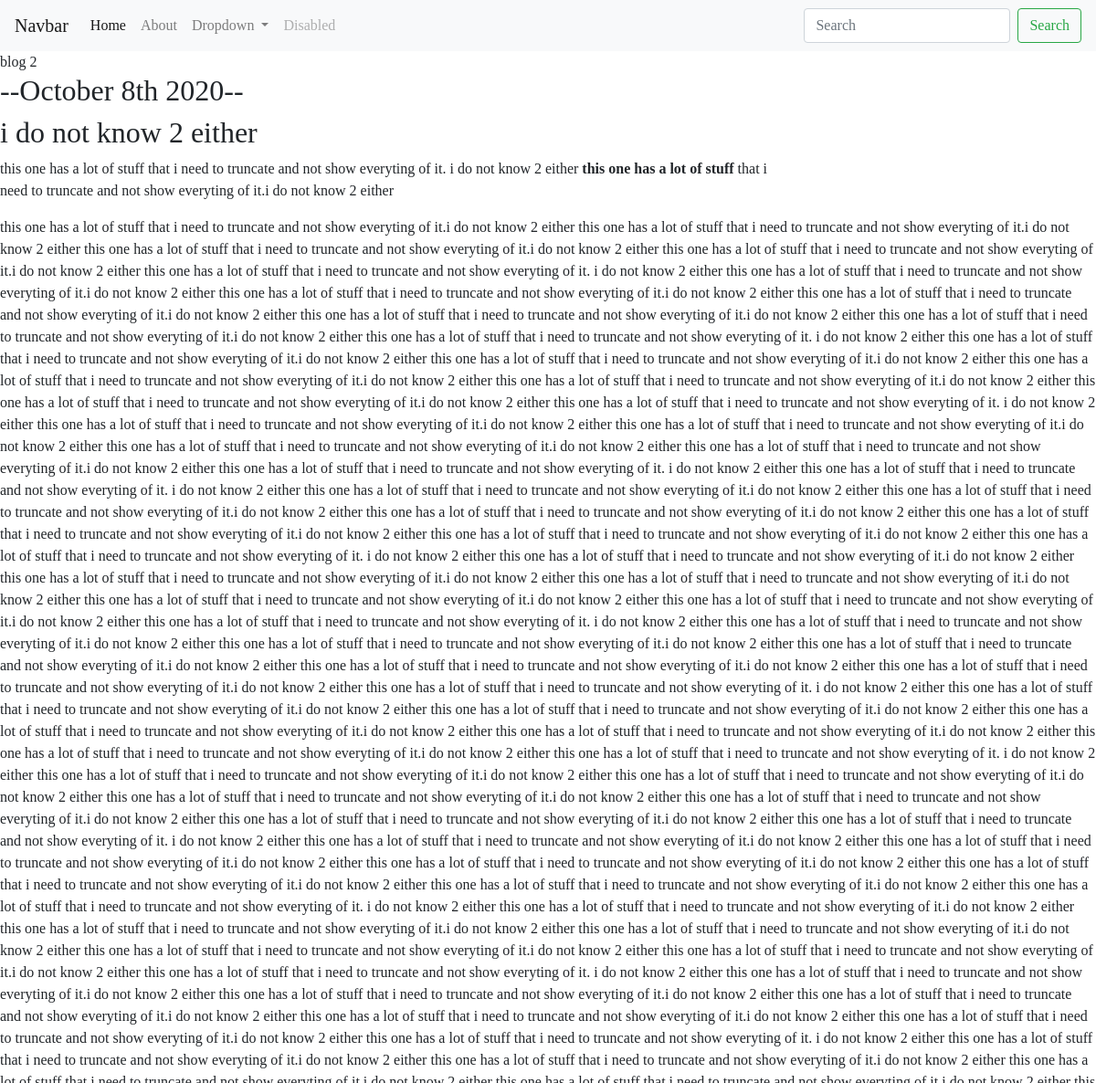
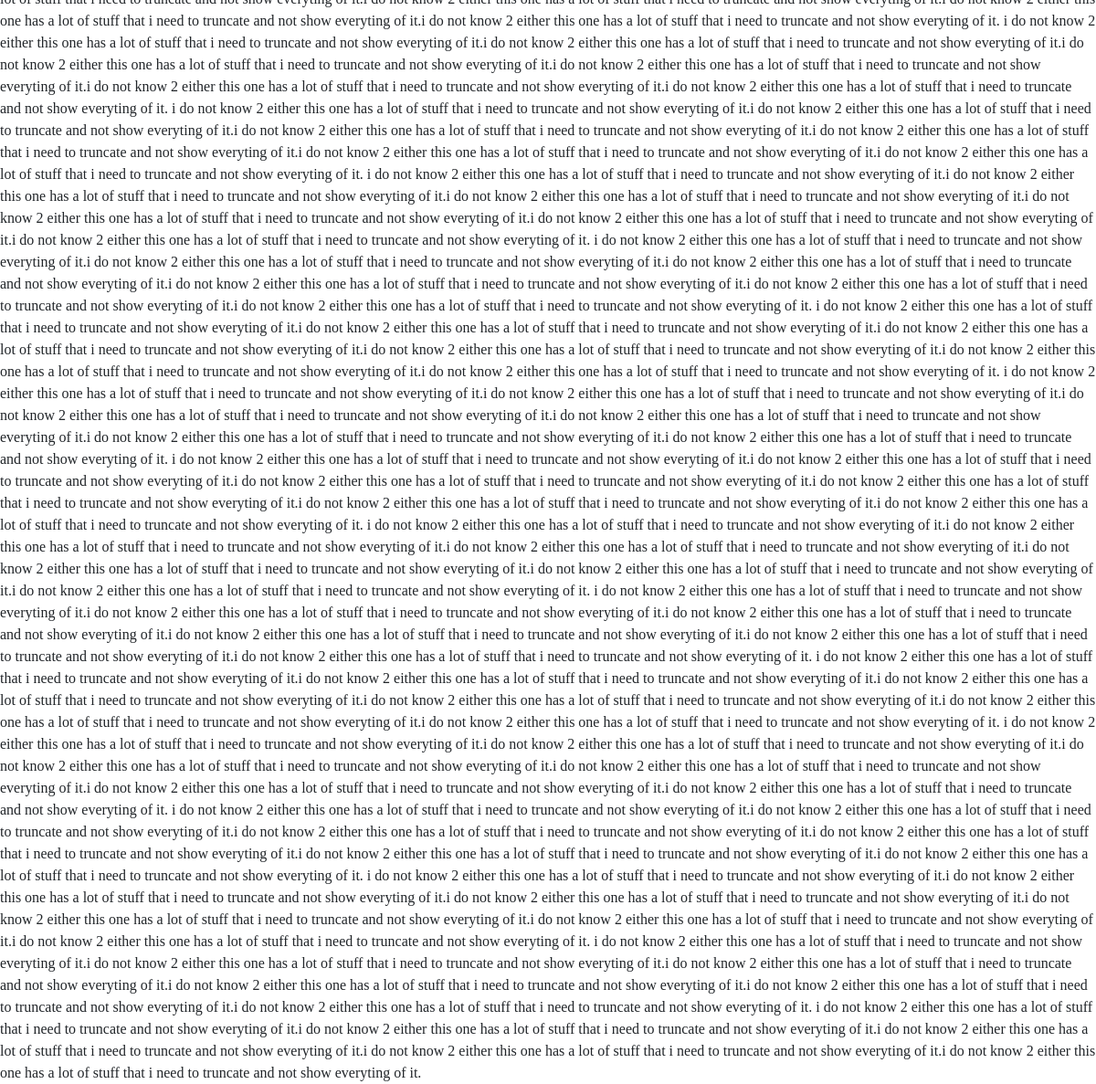
Page /blog/2 on the committed database (2 pictures, top to bottom).
### blog/models.py (models this page shows, shortened)
class Blog(models.Model):
    title = models.CharField(max_length=200)
    description = models.TextField()
    date = models.DateField()

### blog/views.py (the view)
# urls.py: path('<int:blog_id>', views.detail, name='detail'),
def detail(request, blog_id):
    blog = get_object_or_404(Blog, pk=blog_id)
    return render(request, 'blog/detail.html', {'blog':blog})

### blog/templates/blog/detail.html
{% extends 'portfolio/basetemplate.html' %}
{% block content %}
{{ blog.title }}
<h2>--{{ blog.date|date:'F jS Y' }}--</h2>
{{ blog.description|safe }}
{% endblock %}

### portfolio/templates/portfolio/custom.css (style rules this page uses)
body { font-family: 'Pacifico', cursive; }

### rows in the picture
Blog: title "blog 2", date "October 8th 2020", description "i do not know 2 either this one has a lot of stuff that i need to truncate and not show everyting of it. i do not know 2 either this one has a lot of stuff that i need to truncate and not show everyting of it.i do not know 2 either this one has a lot of stuff that i need to truncate and not show everyting of it.i do not know 2 either this one has a lot of stuff that i need to truncate and not show everyting of it.i do not know 2 either this one has a lot of stuff that i need to truncate and not show everyting of it.i do not know 2 either this one has a lot of stuff that i need to truncate and not show everyting of it.i do not know 2 either this one has a lot of stuff that i need to truncate…"
